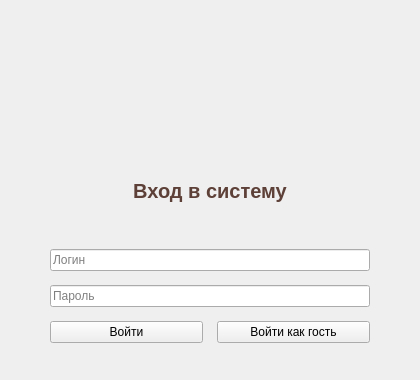
<?xml version="1.0" encoding="UTF-8"?>
<ui version="4.0">
 <class>LoginForm</class>
 <widget class="QWidget" name="LoginForm">
  <property name="geometry">
   <rect><x>0</x><y>0</y><width>420</width><height>380</height></rect>
  </property>
  <property name="windowTitle">
   <string>Авторизация — МебельДом</string>
  </property>
  <layout class="QVBoxLayout" name="main_layout">
   <property name="leftMargin"><number>50</number></property>
   <property name="topMargin"><number>30</number></property>
   <property name="rightMargin"><number>50</number></property>
   <property name="bottomMargin"><number>30</number></property>
   <property name="spacing"><number>14</number></property>
   <item>
    <widget class="QLabel" name="logo_label">
     <property name="alignment"><set>Qt::AlignCenter</set></property>
    </widget>
   </item>
   <item>
    <spacer name="spacer_top">
     <property name="orientation"><enum>Qt::Vertical</enum></property>
     <property name="sizeType"><enum>QSizePolicy::Fixed</enum></property>
     <property name="sizeHint" stdset="0">
      <size><width>0</width><height>12</height></size>
     </property>
    </spacer>
   </item>
   <item>
    <widget class="QLabel" name="title_label">
     <property name="text"><string>Вход в систему</string></property>
     <property name="alignment"><set>Qt::AlignCenter</set></property>
     <property name="styleSheet">
      <string>font-size: 20px; font-weight: bold; color: #5D4037;</string>
     </property>
    </widget>
   </item>
   <item>
    <widget class="QLineEdit" name="login_edit">
     <property name="placeholderText"><string>Логин</string></property>
    </widget>
   </item>
   <item>
    <widget class="QLineEdit" name="password_edit">
     <property name="placeholderText"><string>Пароль</string></property>
     <property name="echoMode"><enum>QLineEdit::Password</enum></property>
    </widget>
   </item>
   <item>
    <layout class="QHBoxLayout" name="btn_layout">
     <item>
      <widget class="QPushButton" name="login_btn">
       <property name="text"><string>Войти</string></property>
      </widget>
     </item>
     <item>
      <widget class="QPushButton" name="guest_btn">
       <property name="text"><string>Войти как гость</string></property>
      </widget>
     </item>
    </layout>
   </item>
   <item>
    <spacer name="spacer_bottom">
     <property name="orientation"><enum>Qt::Vertical</enum></property>
    </spacer>
   </item>
  </layout>
 </widget>
 <resources/>
 <connections/>
</ui>
